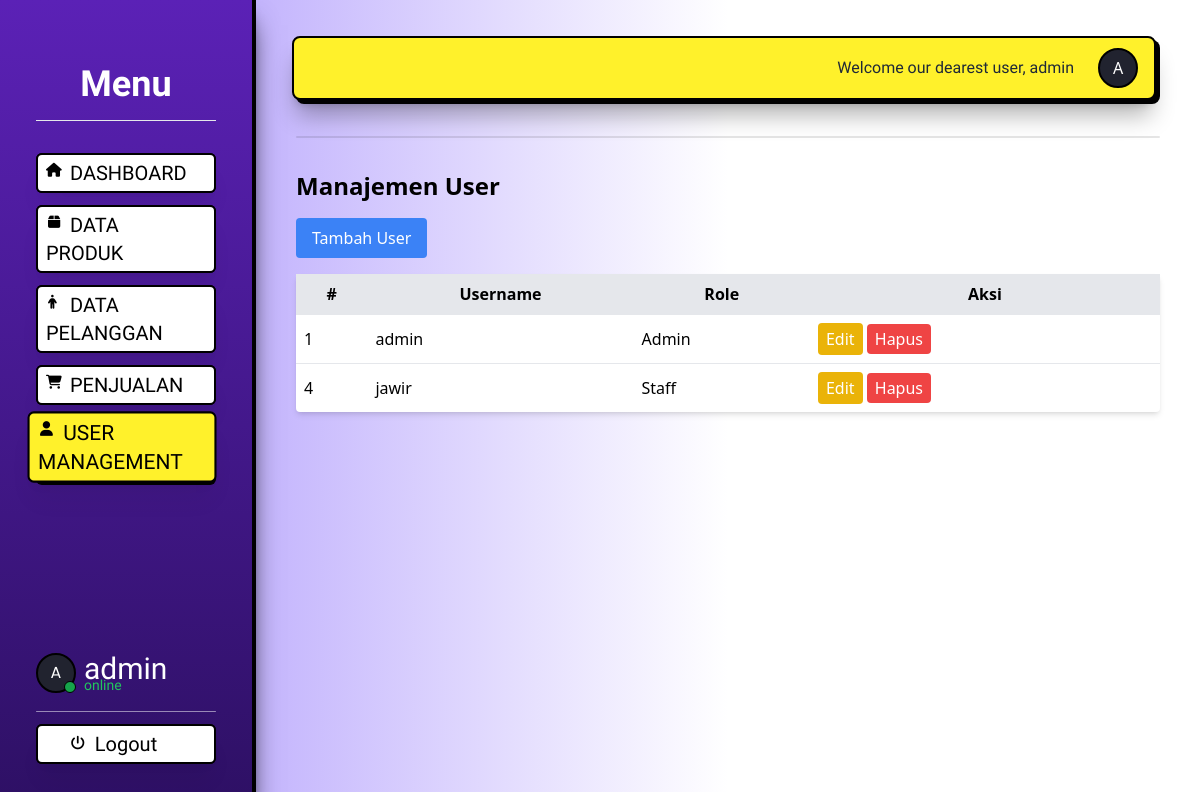
The page /user.php (signed in) on the database its author committed.
### tables this page shows
CREATE TABLE `user` (
  `userID` int(11) NOT NULL,
  `username` varchar(255) NOT NULL,
  `password` varchar(15) NOT NULL,
  `role` enum('admin','staff') NOT NULL
);

### user.php (the view, shortened to what this page needs)
<?php
include 'koneksi.php';
$role = isset($_SESSION['role']) ? $_SESSION['role'] : '';
function generateUserColor($username) {
    $hash = md5($username);
    $color = substr($hash, 0, 6);
    return "#" . $color;
}
if (isset($_SESSION['username'])) {
    $userColor = generateUserColor($_SESSION['username']);
}
$result = $conn->query("SELECT * FROM user");
?>
<!DOCTYPE html>
<html lang="id">
<head>
    <link rel="stylesheet" href="css/style.css">
    <script src="https://cdn.tailwindcss.com"></script>
    <link rel="stylesheet" href="https://cdnjs.cloudflare.com/ajax/libs/font-awesome/6.7.2/css/all.min.css" />
</head>
<body class="">
<div class="h-screen flex">
        <div class="w-64 z-20 shadow-xl shadow-black/70 bg-white bg-gradient-to-b from-violet-800 to-violet-950 text-white p-9 flex flex-col    border-r-4 border-black relative">
            <div class="p-4 text-4xl font-semibold text-white border-b font-teko text-center mt-[12px]">Menu</div>
            <div class="mt-8 font-teko text-xl uppercase">
                <div class="relative">
                    <div onclick="location.href='index.php'"
                        class="relative z-20 cursor-pointer mb-3 text-md w-full bg-white hover:bg-[#FFF12B] rounded-md p-1 px-2 hover:scale-105 duration-300 shadow-xl shadow-black/5 hover:-translate-x-1 hover:-translate-y-1 border-2 border-black">
                        <i class="fa-solid fa-house text-black text-sm absolute mt-[1px]"></i>
                        <a class="text-black px-6">Dashboard</a>
                    </div>
                </div>
                <div class="relative">
                    <div onclick="location.href='produk.php'"
                        class="relative z-20 cursor-pointer mb-3 text-md w-full bg-white hover:bg-[#FFF12B] rounded-md p-1 px-2 hover:scale-105 duration-300 shadow-xl shadow-black/5 hover:-translate-x-1 hover:-translate-y-1 border-2 border-black">
                        <i class="fa-solid fa-box text-black text-sm absolute mt-[1px] ms-[2px]"></i>
                        <a  class="text-black px-6">Data Produk</a>
                    </div>
                </div>
                <div class="relative">
                    <div onclick="location.href='pelanggan.php'"
                        class="relative z-20 cursor-pointer mb-3 text-md w-full bg-white hover:bg-[#FFF12B] rounded-md p-1 px-2 hover:scale-105 duration-300 shadow-xl shadow-black/5 hover:-translate-x-1 hover:-translate-y-1 border-2 border-black">
                        <i class="fa-solid fa-person text-black text-sm absolute mt-[1px] ms-[2px]"></i>
                        <a  class="text-black px-6">Data Pelanggan</a>
                    </div>
                </div>
                <div class="relative">
                    <div onclick="location.href='penjualan.php'"
                        class="relative z-20 cursor-pointer mb-3 text-md w-full bg-white hover:bg-[#FFF12B] rounded-md p-1 px-2 hover:scale-105 duration-300 shadow-xl shadow-black/5 hover:-translate-x-1 hover:-translate-y-1 border-2 border-black">
                        <i class="fa-solid fa-cart-shopping text-black text-sm absolute mt-[1px] ms-[0px]"></i>
                        <a  class="text-black px-6">Penjualan</a>
                    </div>
                </div>
                <?php if ($role === 'admin') : ?>
                <div class="relative">
                    <div onclick="location.href='user.php'"
                        class="group relative z-20 cursor-pointer mb-3 text-md w-full bg-[#FFF12B] rounded-md p-1 px-2 scale-105 duration-300 shadow-xl shadow-black/5 -translate-x-1 -translate-y-1 border-2 border-black">
                        <i class="fa-solid fa-user duration-300 text-black text-sm absolute mt-[1px] ms-[2px]"></i>
                        <a  class="duration-300 text-black ps-6">User Management</a>
                    </div>
                </div>
                <?php endif; ?>
            </div>
                <div class="h-screen flex">
                    <div class="mt-auto flex flex-col gap-3 w-full">
                        <div>
                            <div class="flex items-center ms-auto gap-2 mb-4">
                                <div class="relative">
                                <div class="absolute bg-green-600 rounded-full h-3 w-3 bottom-0 right-0 border border-black"></div>
                                    <div class="w-10 h-10 text-white rounded-full flex items-center justify-center font-poppins border-2 border-black"
                                    style="background-color: <?php echo $userColor; ?>;">
                                    <?php
                                        $initial = strtoupper(substr($_SESSION['username'], 0, 1));
                                        echo $initial;
                                    ?>
                                    </div>
                                </div>
                                <div class="flex flex-col">
                                    <?php if (isset($_SESSION['username'])): ?>
                                    <span class="text-3xl font-teko text-white">
                                        <?php echo $_SESSION['username']; ?></span>
                                        <span class="font-teko text-green-500 -mt-3 text-sm">online</span>
                                </div>
                                <?php else: ?>
                                <span class="text-2xl font-teko text-white">Welcome, guest!</span>
                                <?php endif; ?>
                            </div>
                            <div class="h-[1px] w-full bg-white/50 ms-auto rounded-full"></div>
                        </div>
                        <div class="relative">
                            <div onclick="location.href='./login/logout.php'"
                                class="relative z-20 cursor-pointer text-md w-full bg-white hover:bg-[#FFF12B] rounded-md p-1 px-2 hover:scale-105 duration-300 shadow-xl shadow-black/5 hover:-translate-x-1 hover:-translate-y-1 border-2 border-black flex justify-center">
                                <div class="flex justify-between">
                                    <i class="fa-solid fa-power-off text-black text-sm absolute mt-[2.5px] ms-[0px]"></i>
                                    <a  class="text-black px-6 font-teko text-xl">Logout</a>
                                </div>
                            </div>
                        </div>
                    </div>
                </div>
        </div>
    <div class="flex-1 p-10 bg-gradient-to-r from-violet-300 via-white to-white z-10 relative">
        <?php include('./header/header.php') ?>
        <div class="h-[2px] rounded-full w-full bg-black/10 mt-8"></div>
    <h2 class="text-2xl font-bold mb-4 mt-8">Manajemen User</h2>
    <button class="bg-blue-500 text-white px-4 py-2 rounded" onclick="openModal('createModal')">Tambah User</button>
    <table class="w-full bg-white shadow-md rounded mt-4">
        <thead>
            <tr class="bg-gray-200">
                <th class="p-2">#</th>
                <th class="p-2">Username</th>
                <th class="p-2">Role</th>
                <th class="p-2">Aksi</th>
            </tr>
        </thead>
        <tbody>
            <?php while ($row = $result->fetch_assoc()) : ?>
                <tr class="border-t">
                    <td class="p-2"><?= $row['userID'] ?></td>
                    <td class="p-2"><?= $row['username'] ?></td>
                    <td class="p-2"><?= ucfirst($row['role']) ?></td>
                    <td class="p-2">
                        <button class="bg-yellow-500 text-white px-2 py-1 rounded" onclick="editUser('<?= $row['userID'] ?>', '<?= $row['username'] ?>', '<?= $row['role'] ?>')">Edit</button>
                        <a href="user.php?delete=<?= $row['userID'] ?>" class="bg-red-500 text-white px-2 py-1 rounded" onclick="return confirm('Hapus user ini?')">Hapus</a>
                    </td>
                </tr>
            <?php endwhile; ?>
        </tbody>
    </table>
</div>
</div>
</body>
</html>

### css/style.css (style rules this page uses)
.font-poppins { font-family: 'Poppins' !important; }
.font-teko { font-family: 'Teko' !important; }

### rows shown on the page
user: userID "1", username "admin", role "Admin"
user: userID "4", username "jawir", role "Staff"

### other values the page prints
$initial "A"
$_SESSION['username'] "admin"
